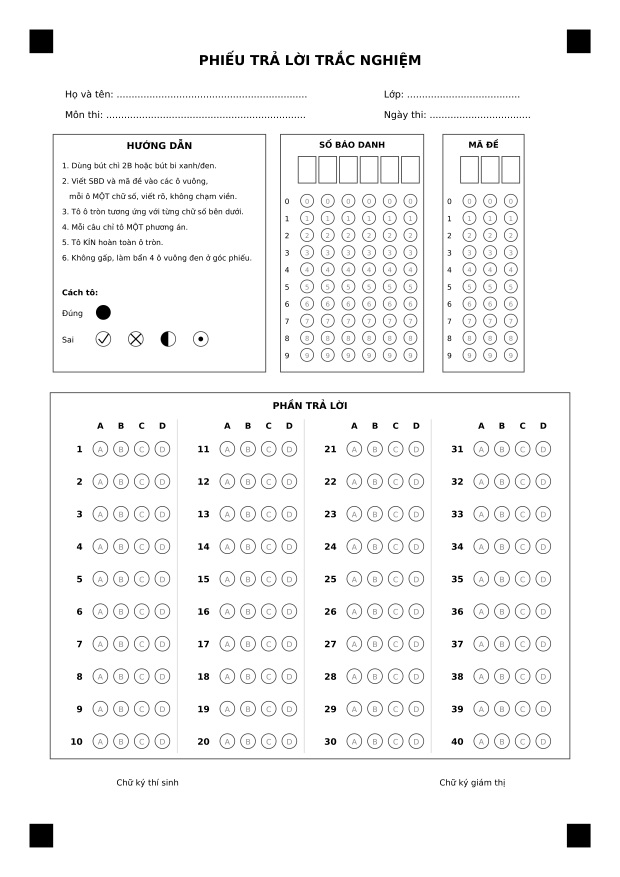
#> input picture smart_exam_db/answer_sheet/output/phieu_trang_300dpi.png, 2480 x 3508 px (shown at 1/4 size)
$ python -i marker_that.py   (imports and definitions only)
#> lines starting #> are read from the running program, lines starting #| are printed output that depends on the picture; after the words box and inside, x2 and y2 are one past the last pixel; in counts of white or black regions, pixels touching at a corner belong together
"""
marker_that.py - Vị trí "marker thật" trên ảnh dev (Tuần 4, Bước 3a – docs/ke_hoach_tuan4.md).

Dùng để đo khâu TÌM / CHỌN marker của preprocessing tách bạch nhau (Bước 3b, 3c): marker thật có nằm
trong danh sách ứng viên không, đứng hạng mấy. Không phải phương pháp nắn ảnh, không dùng trong preprocessing.py.

Nguồn marker thật (cột `nguon` của marker_that_dev.csv):
  - align_cu_dung : ảnh mà align_cu nắn ĐÚNG (data/_eval/align_cu/truth_dev.csv) -> 4 điểm find_markers() cũ
                    chọn chính là 4 marker thật (ảnh nắn đúng ⇒ 4 điểm đó chiếu đúng 4 tâm marker).
  - mat           : các ảnh còn lại (align_cu nắn sai) -> người dùng chọn bằng mắt trên HTML (de-xuat),
                    trong số ứng viên tìm bằng bộ lọc RẤT LỎNG bên dưới; máy chỉ đề xuất sẵn 4 ứng viên.

Chạy (từ thư mục smart_exam_db/):
  python tools/marker_that.py de-xuat     # -> data/_eval/marker_that/xac_nhan.html + xac_nhan.csv
  (mở HTML, điền cột `chon` trong xac_nhan.csv: "ok" = đồng ý đề xuất, hoặc 4 số thứ tự ứng viên)
  python tools/marker_that.py chot        # -> data/_eval/marker_that/marker_that_dev.csv (78 ảnh)
  python tools/marker_that.py ung-vien --bo-loc cu   # số "trước": bộ lọc của find_markers() cũ
Chỉ ghi vào data/_eval/marker_that/, không đụng data/raw/, data/raw_digits/.
"""
import argparse
import csv
import html
import itertools
import sys
from pathlib import Path

import cv2
import numpy as np

sys.path.insert(0, str(Path(__file__).resolve().parent))
from eval_preprocessing import EVAL_DIR, ghi_jpg, list_images  # noqa: E402
from check_layout import find_markers  # noqa: E402  (eval_preprocessing đã thêm answer_sheet/ vào sys.path)
from cv_engine.preprocessing import load_image, tim_ung_vien_marker  # noqa: E402

OUT = EVAL_DIR / "marker_that"
NGUONG_MUC = 0.5
VUONG_MIN = 0.70
DAC_MIN = 0.85
DT_MIN, DT_MAX = 1e-4, 5e-3
TOP_DOAN = 12
GHI_CHU_ANH = {
    "0013_C2": "Có tờ khác lọt khung – chọn marker của tờ CHÍNH (tờ 0013).",
    "0018_C2": "Có tờ khác lọt khung – chọn marker của tờ CHÍNH (tờ 0018).",
    "0021_C2": "Có tờ khác lọt khung – chọn marker của tờ CHÍNH (tờ 0021).",
    "0006_C2": "Ảnh nằm ngang – chỉ cần đúng 4 ô đen (thứ tự góc không quan trọng).",
    "0006_C3": "Ảnh nằm ngang – chỉ cần đúng 4 ô đen (thứ tự góc không quan trọng).",
}


def mat_na_3a(gray: np.ndarray) -> np.ndarray:
    H, W = gray.shape
    k = max(H, W) // 20 | 1
    nen = cv2.dilate(gray, cv2.getStructuringElement(cv2.MORPH_RECT, (k // 4 | 1, k // 4 | 1)))
    nen = cv2.GaussianBlur(nen, (k, k), 0)
    return (gray.astype(np.float32) < NGUONG_MUC * np.maximum(nen, 1)).astype(np.uint8)


def ung_vien(gray: np.ndarray) -> list[dict]:
    H, W = gray.shape
    muc = mat_na_3a(gray)
    n, lab, st, ct = cv2.connectedComponentsWithStats(muc, 8)
    out = []
    for i in range(1, n):
        x, y, w, h, a = st[i]
        if not DT_MIN * H * W <= a <= DT_MAX * H * W:
            continue
        cnts, _ = cv2.findContours((lab[y:y + h, x:x + w] == i).astype(np.uint8), cv2.RETR_EXTERNAL,
                                   cv2.CHAIN_APPROX_NONE)
        c = max(cnts, key=cv2.contourArea)
        _, (rw, rh), _ = cv2.minAreaRect(c)
        vuong = a / max(rw * rh, 1)
        dac = a / max(cv2.contourArea(cv2.convexHull(c)), 1)
        if vuong < VUONG_MIN or dac < DAC_MIN:
            continue
        out.append({"x": float(ct[i][0]), "y": float(ct[i][1]), "dien_tich": int(a), "vuong": float(vuong),
                    "dac": float(dac), "canh": float(min(rw, rh) / max(rw, rh, 1)),
                    "cham_mep": int(x == 0 or y == 0 or x + w == W or y + h == H)})
    out.sort(key=lambda u: -u["vuong"])
    for s, u in enumerate(out, 1):
        u["so"] = s
    return out


def theo_vong(pts: np.ndarray) -> np.ndarray:
    c = pts.mean(axis=0)
    return pts[np.argsort(np.arctan2(pts[:, 1] - c[1], pts[:, 0] - c[0]))]


# [150 lines left out: functions doan, ve, cat_zoom, cmd_de_xuat, cmd_chot, not called in this run]


KHOP_PX = 10.0


# [22 lines left out: function ung_vien_cu, not called in this run]


def ung_vien_moi(gray: np.ndarray) -> list[tuple[float, float]]:
    return [(u.x, u.y) for u in tim_ung_vien_marker(gray)]


BO_LOC = {"cu": ung_vien_cu, "moi": ung_vien_moi}
CA_RIENG = ["0034_C3", "0031_C3", "0013_C2", "0018_C2", "0021_C2", "0006_C2", "0006_C3", "0007_C3"]


def doc_marker_that() -> dict[str, np.ndarray]:
    return {r["anh"]: np.array([[float(r[f"x{i}"]), float(r[f"y{i}"])] for i in range(4)])
            for r in csv.DictReader((OUT / "marker_that_dev.csv").open(encoding="utf-8-sig"))}


# [483 lines left out: functions ghep, cmd_ung_vien, cat_hai_anh, uoc_luong_bi_cat, cmd_khao_sat, nap_layout and 7 more, not called in this run]


# [2 lines not run here, left out]

>>> import cv2
>>> picture = cv2.imread('../answer_sheet/output/phieu_trang_300dpi.png', cv2.IMREAD_GRAYSCALE)
#> picture is the input picture: shape (3508, 2480); min 0, max 255, mean 246.1
>>> result = ung_vien(picture)
#> in mat_na_3a, `nen = cv2.dilate(gray, cv2.getStructuringElement(cv2.MORPH_RECT, (k //..`:
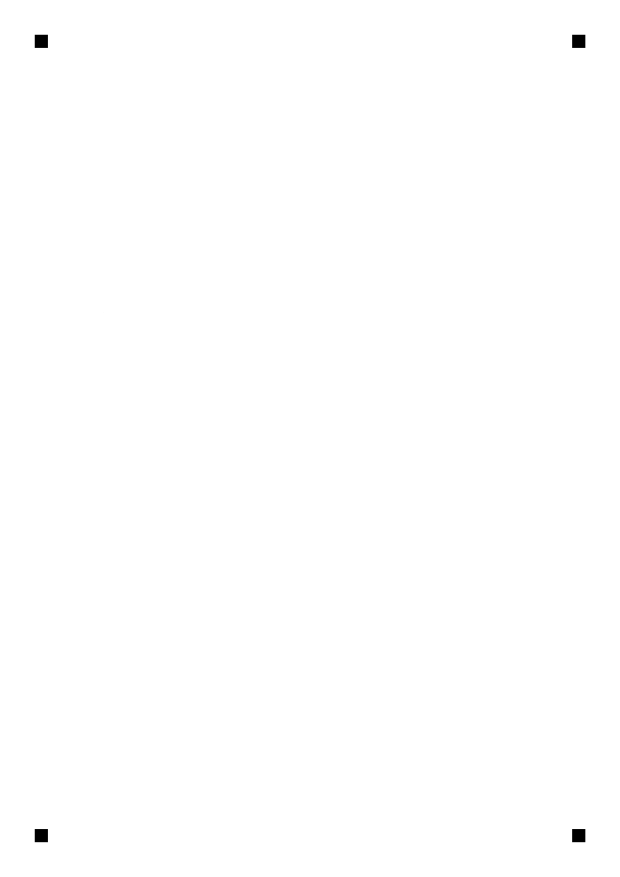
#> nen: shape (3508, 2480) (shown at 1/4 size); min 0, max 255, mean 254.7
#> in mat_na_3a, `return (gray.astype(np.float32) < NGUONG_MUC * np.maximum(nen, 1)).ast..`:
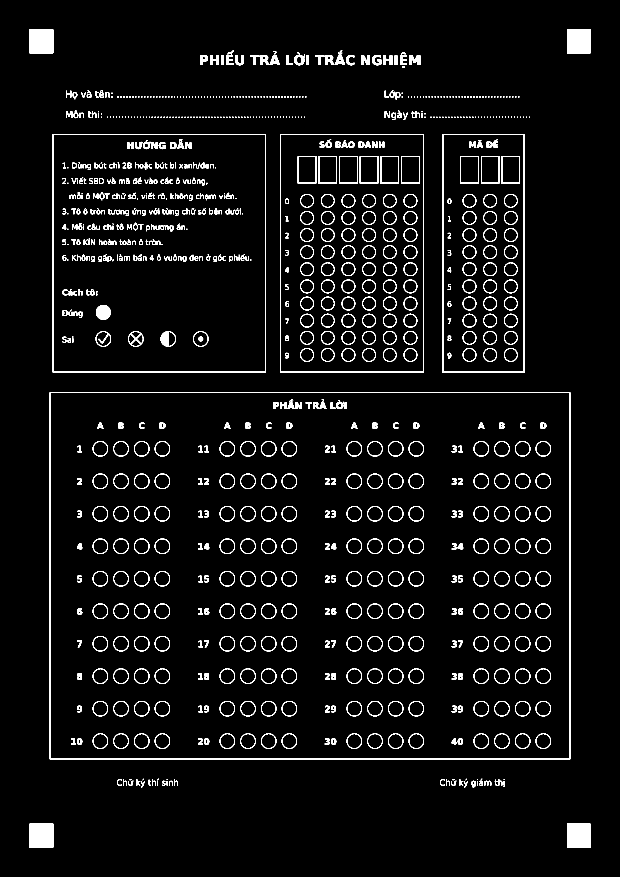
#> returned value: shape (3508, 2480) (shown at 1/4 size); values 0 (black) and 1 (white), 3.6% white; 1038 white regions (197 under 20 px), largest, box (x1, y1, x2, y2) and area: (199, 1569, 2281, 3037) 21265, (211, 536, 1064, 1490) 10806, (1121, 536, 1696, 1490) 9138
#> in ung_vien, `n, lab, st, ct = cv2.connectedComponentsWithStats(muc, 8)`:
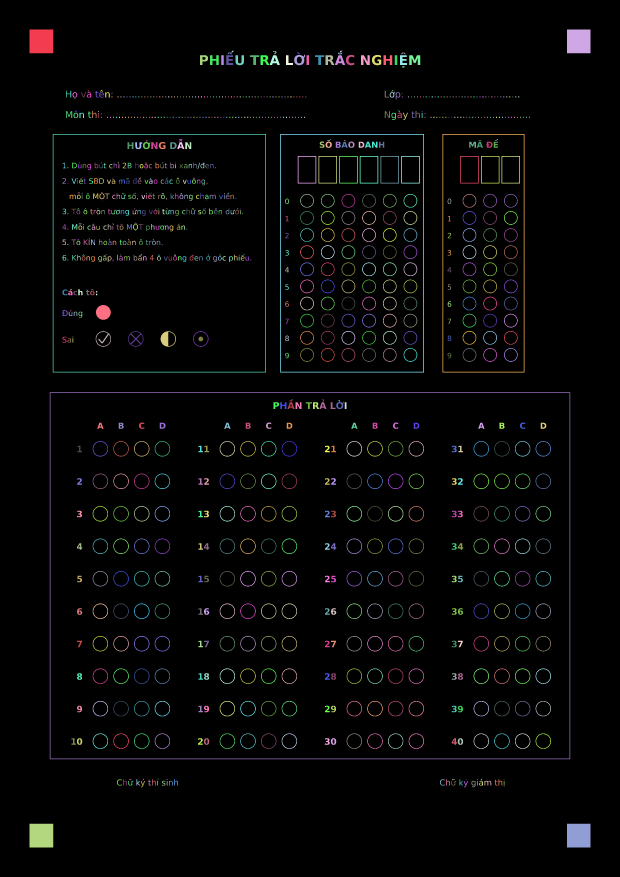
#> lab: shape (3508, 2480) int32 (shown at 1/4 size); 1039 distinct labels, from 0 to 1038; one colour per label, 0 black
#> in ung_vien, `n, lab, st, ct = cv2.connectedComponentsWithStats(muc, 8)`: n = 1039; st = 1039 rows, first 6: [0, 0, 2480, 3508, 8387429], [118, 118, 95, 95, 9024], [2268, 118, 94, 95, 8930], [925, 203, 11, 7, 43], [1358, 203, 12, 7, 42], [1092, 204, 14, 13, 75]; ct = 1039 pairs, first value 165 to 2314.5, second value 165 to 3342
#> the loop in ung_vien, `for i in range(1, n):` made 1038 passes
#> after the loop in ung_vien, `for i in range(1, n):`: out = 5 items
#> the loop in ung_vien, `for s, u in enumerate(out, 1):` made 5 passes
#> result = 5 items
